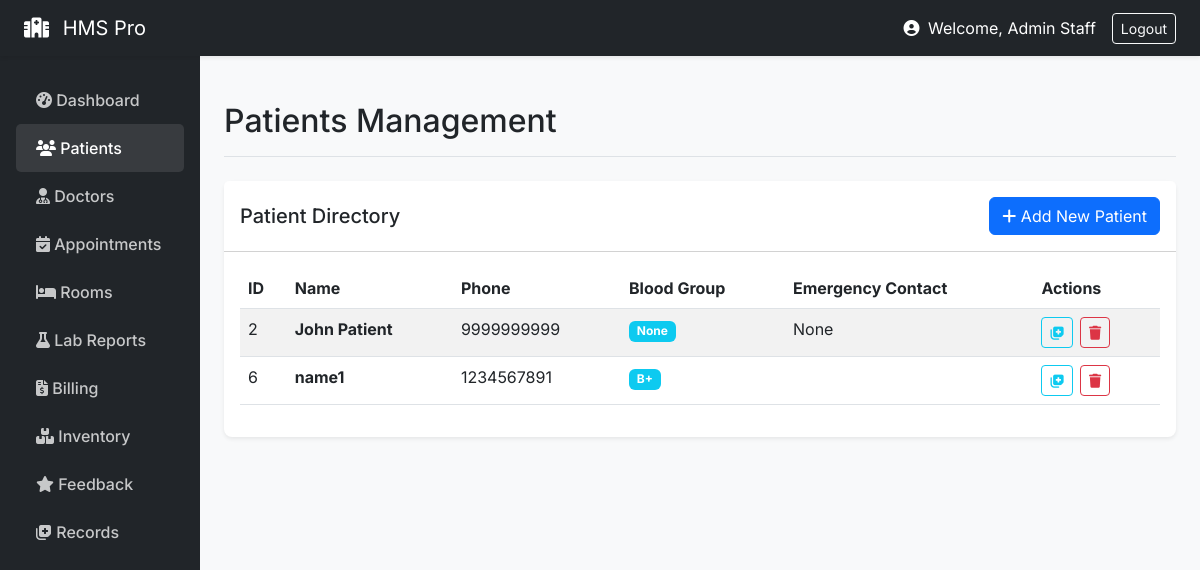
/staff/patients (signed in), run on an earlier commit of the app's database.
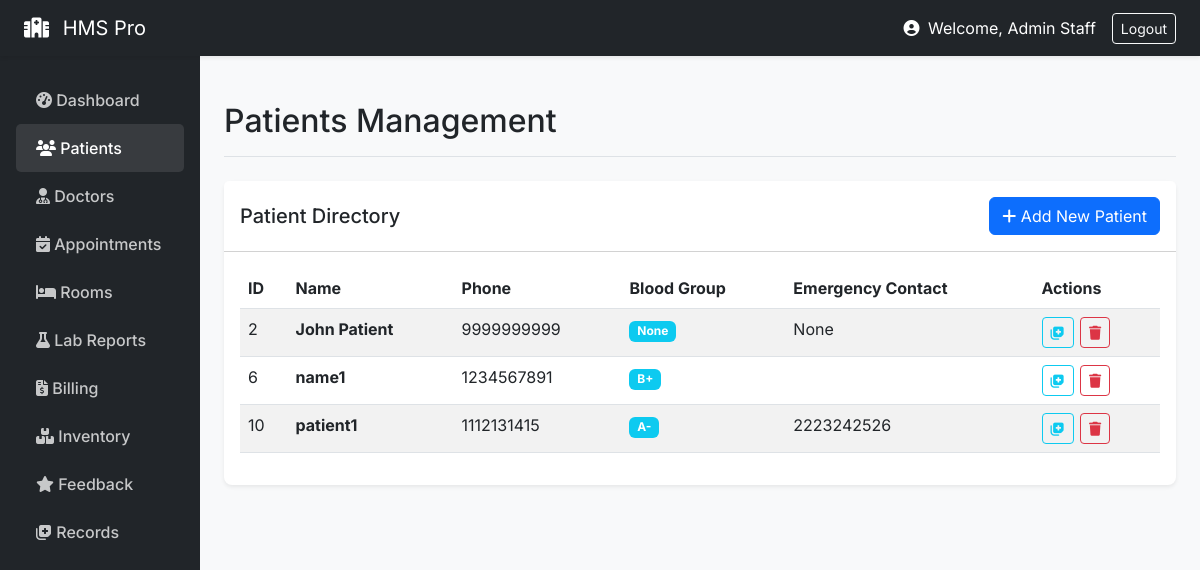
And on a later commit of the database.
### models/__init__.py (models this page shows, shortened)
class User(UserMixin, db.Model):
    id = db.Column(db.Integer, primary_key=True)
    email = db.Column(db.String(120), unique=True, nullable=False)
    name = db.Column(db.String(100), nullable=False)
    role = db.Column(db.String(20), nullable=False)
    password_hash = db.Column(db.String(200), nullable=False)
    age = db.Column(db.Integer)
    gender = db.Column(db.String(10))
    staff_role = db.Column(db.String(50))
    department = db.Column(db.String(50))
    staff_id = db.Column(db.String(20))
    created_at = db.Column(db.DateTime, default=datetime.utcnow)

class Patient(db.Model):
    id = db.Column(db.Integer, primary_key=True)
    user_id = db.Column(db.Integer, db.ForeignKey('user.id'))
    dob = db.Column(db.Date)
    phone = db.Column(db.String(20))
    address = db.Column(db.String(200))
    blood_group = db.Column(db.String(5))
    emergency_contact = db.Column(db.String(20))
    user = db.relationship('User', backref='patient_profile')

### routes/staff.py (the view, shortened to what this page needs)
@staff_bp.route('/patients', methods=['GET', 'POST'])
def patients():
    form = PatientForm()
    page = request.args.get('page', 1, type=int)
    patients_list = User.query.filter_by(role='patient').paginate(page=page, per_page=20)
    return render_template('patients.html', patients=patients_list, form=form)

### models/__init__.py (called while the page is built)
@login_manager.user_loader
def load_user(user_id):
    return User.query.get(int(user_id))

### routes/staff.py (called while the page is built)
def staff_required(f):
    @wraps(f)
    def decorated_function(*args, **kwargs):
        if current_user.role != 'staff':
            flash('Staff access only', 'danger')
            return redirect(url_for('auth.login'))
        return f(*args, **kwargs)
    return decorated_function

@staff_bp.before_request
@login_required
@staff_required
def before_request():
    pass

### templates/patients.html (shortened to what this page needs)
{% extends "base.html" %}
{% block page_title %}Patients Management{% endblock %}
{% block content %}
<div class="card">
    <div class="card-header bg-white d-flex justify-content-between align-items-center py-3">
        <h5 class="mb-0">Patient Directory</h5>
        <button type="button" class="btn btn-primary" data-bs-toggle="modal" data-bs-target="#addPatientModal">
            <i class="fas fa-plus"></i> Add New Patient
        </button>
    </div>
    <div class="card-body">
        {% if patients.items|length == 0 %}
        <div class="text-center text-muted py-5">
            <i class="fas fa-user-plus fa-3x mb-3"></i>
            <p>No patients found. Click "Add New Patient" to register one.</p>
        </div>
        {% else %}
        <table class="table table-striped table-hover datatable w-100">
            <thead>
                <tr>
                    <th>ID</th>
                    <th>Name</th>
                    <th>Phone</th>
                    <th>Blood Group</th>
                    <th>Emergency Contact</th>
                    <th>Actions</th>
                </tr>
            </thead>
            <tbody>
                {% for patient in patients.items %}
                <tr>
                    <td>{{ patient.id }}</td>
                    <td><strong>{{ patient.name }}</strong></td>
                    <td>{{ patient.patient_profile[0].phone if patient.patient_profile else 'N/A' }}</td>
                    <td><span class="badge bg-info">{{ patient.patient_profile[0].blood_group if patient.patient_profile else 'N/A' }}</span></td>
                    <td>{{ patient.patient_profile[0].emergency_contact if patient.patient_profile else 'N/A' }}</td>
                    <td>
                        <a href="{{ url_for('staff.patient_records', patient_id=patient.id) }}" class="btn btn-sm btn-outline-info" title="View Records"><i class="fas fa-notes-medical"></i></a>
                        <form action="{{ url_for('staff.delete_patient', id=patient.id) }}" method="POST" class="action-form" onsubmit="return confirm('Delete this patient permanently?');">
                            <button type="submit" class="btn btn-sm btn-outline-danger" title="Delete"><i class="fas fa-trash"></i></button>
                        </form>
                    </td>
                </tr>
                {% endfor %}
            </tbody>
        </table>
        {% endif %}
    </div>
</div>
{% endblock %}

What changed in the data, as far as the page shows it:
added User: id "10", name "patient1", phone "1112131415", blood_group "A-", emergency_contact "2223242526"
